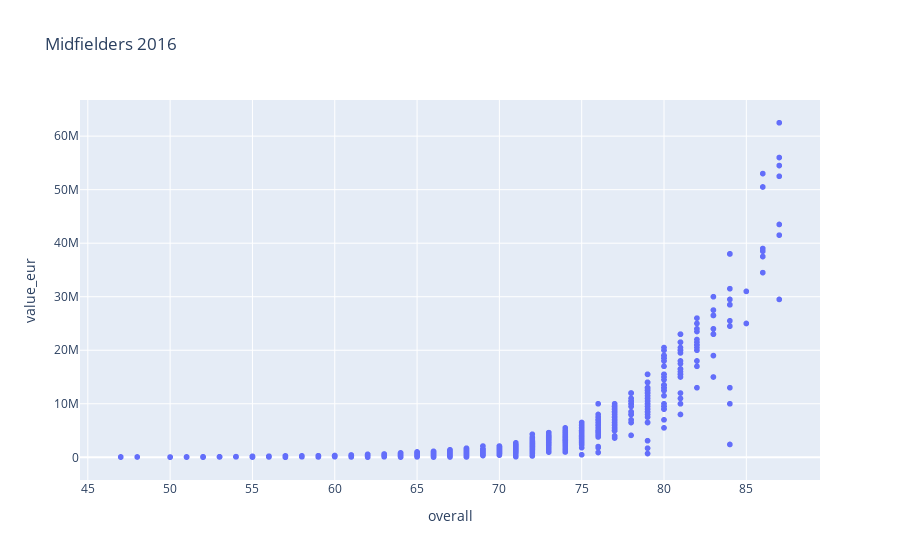

Notebook cell for this chart:
### Code cell
fig = px.scatter(df_midfielders, x='overall', y='value_eur', hover_name="age", title="Midfielders 2016")
fig.show()

### Figure 1 — Plotly figure (JSON) as saved in the notebook; plotly's stock layout.template omitted (floating-point values rounded to 4 significant figures; data arrays with more than 128 entries replaced by an {"elided": "..."} marker saying what was removed)
{"data": [{"hovertemplate": "<b>%{hovertext}</b><br><br>overall=%{x}<br>value_eur=%{y}<extra></extra>", "hovertext": {"elided": "1916 int values"}, "legendgroup": "", "marker": {"color": "#636efa", "symbol": "circle"}, "mode": "markers", "name": "", "showlegend": false, "type": "scattergl", "x": {"elided": "1916 int values"}, "xaxis": "x", "y": {"elided": "1916 int values"}, "yaxis": "y"}], "layout": {"legend": {"tracegroupgap": 0}, "title": {"text": "Midfielders 2016"}, "xaxis": {"anchor": "y", "domain": [0, 1], "title": {"text": "overall"}}, "yaxis": {"anchor": "x", "domain": [0, 1], "title": {"text": "value_eur"}}}}
